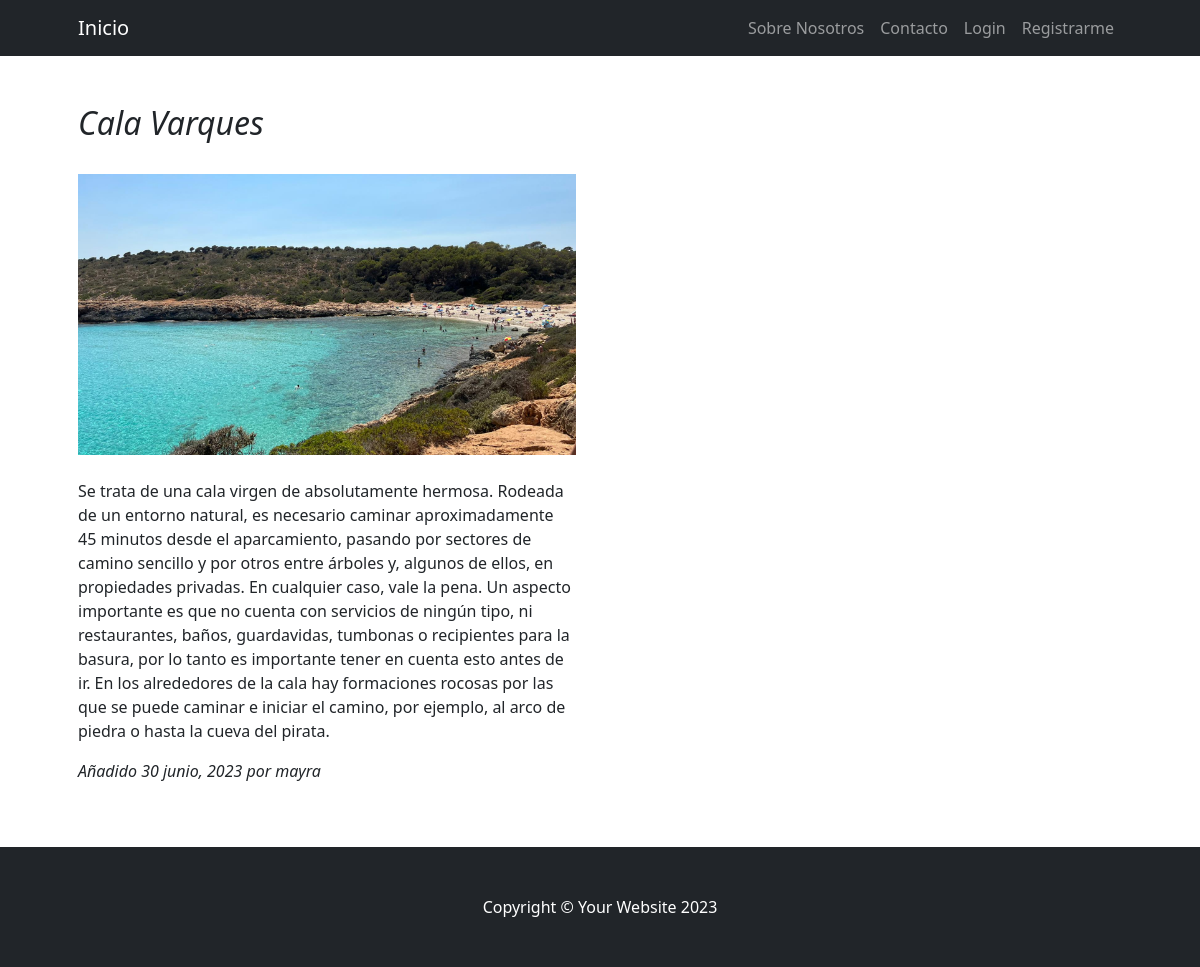
Page /playasdetail/1/ on the committed database.
### Preentrega3App/models.py (models this page shows, shortened)
class Playas(models.Model):
    nombre_playa = models.CharField(max_length=30)
    descripcion_playa = models.CharField(max_length=1200)
    desc_abreviada_playa = models.CharField(max_length=200)
    img_playa = models.ImageField(upload_to='imagenes/', blank=True)
    fecha_creado = models.DateTimeField(default=timezone.now)
    usuario_creacion = models.CharField(max_length=20, default="")
    class Meta:
        verbose_name_plural = "Playas"

### Preentrega3App/views.py (the view)
# urls.py: path('playasdetail/<pk>/', views.PlayasDetail.as_view(), name = 'PlayasDetail'),
class PlayasDetail (DetailView):
    model = Playas
    template_name = "Preentrega3App/playas_detail.html"

### Preentrega3App/Templates/Preentrega3App/playas_detail.html (shortened to what this page needs)
<!DOCTYPE html>
<html lang="en">
{% extends "Preentrega3App/padre.html" %}
{% load static %}
{% block Contenidoquecambia %}
<section class="pt-4">
    <div class="container px-lg-5">
        <div class="row gx-lg-5">
            <div class="col-lg-6 col-xxl-7 mb-5">
                        <br>
                        <h2> <i>{{object.nombre_playa}}</i> </h2>
                        <br>
                        <div>
                        <img src="{{ object.img_playa.url }}" alt="Imagen de la playa" width="100%">
                        </div>
                        <div class="playa-container{}" >
                            <br>
                            <p>{{object.descripcion_playa}}</p>
                        </div>
                        <p><i>Añadido {{object.fecha_creado|date:"j F, Y"}} por {{object.usuario_creacion}}</i></p>
                    </div>
                </div>
            </div>
</section>
{% endblock %}

### rows in the picture
Playas: nombre_playa "Cala Varques", img_playa (picture), descripcion_playa "Se trata de una cala virgen de absolutamente hermosa. Rodeada de un entorno natural, es necesario caminar aproximadamente 45 minutos desde el aparcamiento, pasando por sectores de camino sencillo y por otros entre árboles y, algunos de ellos, en propiedades privadas. En cualquier caso, vale la pena. Un aspecto importante es que no cuenta con servicios de ningún tipo, ni restaurantes, baños, guardavidas, tumbonas o recipientes para la basura, por lo tanto es importante tener en cuenta esto antes de ir. En los alrededores de la cala hay formaciones rocosas por las que se puede caminar e iniciar el camino, por ejemplo, al arco de piedra o hasta la cueva del pirata.", fecha_creado "30 junio, 2023", usuario_creacion "mayra"
